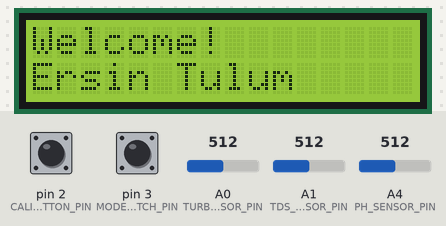
A sketch run on a simulated Arduino Uno, built with avr-gcc and run on an emulated ATmega328P. On the bench: 16×2 character LCD. Inputs (shaded band) come from the test bench; at power-on: pin 2 (CALIB_BUTTON_PIN) HIGH, pin 3 (MODE_SWITCH_PIN) HIGH, A1 (TDS_SENSOR_PIN) = 512, A0 (TURBIDITY_SENSOR_PIN) = 512, A4 (PH_SENSOR_PIN) = 512. EEPROM starts erased; what the sketch prints to the serial monitor is not drawn.

Above: at 0.1 s.
7.1 s: pin 2 (CALIB_BUTTON_PIN) pulled LOW for 0.15 s
At 7.9 s:
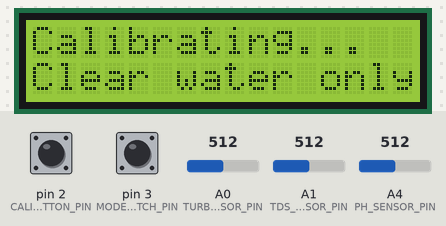
10.9 s: pin 3 (MODE_SWITCH_PIN) pulled LOW for 3.2 s
At 15.2 s:
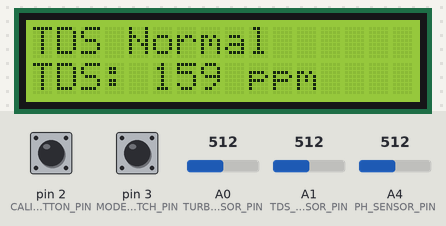
15.6 s: A1 (TDS_SENSOR_PIN) set to 490
At 19.2 s:
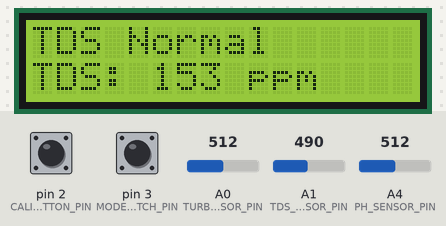
19.3 s: A1 (TDS_SENSOR_PIN) set to 306
At 21.6 s:
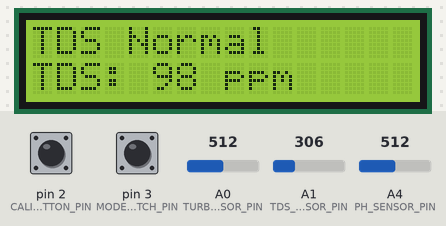
21.9 s: A1 (TDS_SENSOR_PIN) set to 122
At 25.3 s:
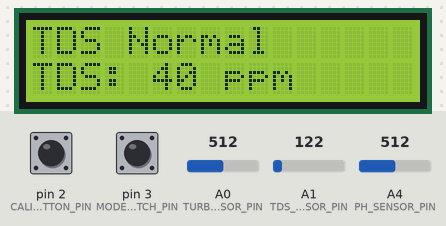
25.6 s: pin 2 (CALIB_BUTTON_PIN) pulled LOW for 1 s
At 28.5 s:
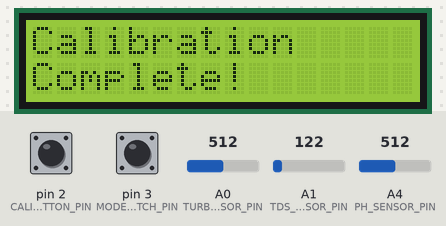
Timing chart, 0 to 30.0 s (numbered marks = the images above; inputs shaded):
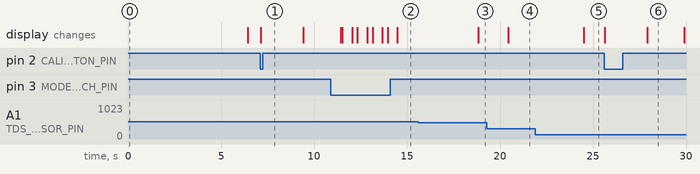

The sketch:

waterqualitypen.ino
```cpp
#include <EEPROM.h>
#include <Wire.h>
#include <LiquidCrystal_I2C.h>

// Pin definitions
#define TDS_SENSOR_PIN A1
#define TURBIDITY_SENSOR_PIN A0
#define PH_SENSOR_PIN A4
#define MODE_SWITCH_PIN 3
#define CALIB_BUTTON_PIN 2

// System constants
#define VREF 3.30
#define ADC_MAX 4095.0
#define TDS_SAMPLES 30
#define SENSOR_AVERAGE_SAMPLES 25
#define PH_SAMPLES 10

// Thresholds
#define TURBIDITY_THRESHOLD 20.0
#define PH_MIN 6.5
#define PH_MAX 8.5
#define TDS_THRESHOLD 500

// Timing constants
#define TDS_SAMPLE_INTERVAL 40
#define DISPLAY_UPDATE_INTERVAL 800
#define DEBOUNCE_DELAY 50
#define MODE_DISPLAY_DELAY 500

// EEPROM addresses
#define VCLEAR_EEPROM_ADDR 0

// Global variables
LiquidCrystal_I2C lcd(0x27, 16, 2);

// TDS variables
int tdsAnalogBuffer[TDS_SAMPLES];
int tdsBufferIndex = 0;
float tdsValue = 0;
float temperature = 25.0;

// Sensor values
float turbidity = 0;
float phValue = 0;
float Vclear = 2.40;

// UI variables
int currentMode = 0;
bool modeChanged = false;
unsigned long lastModePress = 0;

// Timing variables
unsigned long lastTdsSample = 0;
unsigned long lastDisplayUpdate = 0;

// Calibration
float phCalibrationValue = 21.34;

void setup() {
  Serial.begin(9600);

  // Initialize pins
  pinMode(CALIB_BUTTON_PIN, INPUT_PULLUP);
  pinMode(MODE_SWITCH_PIN, INPUT_PULLUP);

  // Initialize LCD
  initializeLCD();

  // Load calibration from EEPROM
  EEPROM.get(VCLEAR_EEPROM_ADDR, Vclear);

  delay(3000);
}

void loop() {
  handleTdsSampling();

  if (millis() - lastDisplayUpdate > DISPLAY_UPDATE_INTERVAL) {
    lastDisplayUpdate = millis();
    updateSensorReadings();
    handleModeSwitch();
    updateDisplay();
  }

  handleCalibration();
  delay(10); // Small delay for stability
}

void initializeLCD() {
  lcd.init();
  lcd.backlight();
  lcd.clear();
  lcd.setCursor(0, 0);
  lcd.print("Welcome!");
  lcd.setCursor(0, 1);
  lcd.print("Ersin Tulum");
}

void handleTdsSampling() {
  if (millis() - lastTdsSample > TDS_SAMPLE_INTERVAL) {
    lastTdsSample = millis();
    tdsAnalogBuffer[tdsBufferIndex] = analogRead(TDS_SENSOR_PIN);
    tdsBufferIndex = (tdsBufferIndex + 1) % TDS_SAMPLES;
  }
}

void updateSensorReadings() {
  updateTdsReading();
  updateTurbidityReading();
  updatePhReading();
}

void updateTdsReading() {
  int tempBuffer[TDS_SAMPLES];
  memcpy(tempBuffer, tdsAnalogBuffer, sizeof(tdsAnalogBuffer));

  float averageVoltage = getMedianValue(tempBuffer, TDS_SAMPLES) * VREF / ADC_MAX;
  float compensationCoeff = 1.0 + 0.02 * (temperature - 25.0);
  float compensatedVoltage = averageVoltage / compensationCoeff;

  // TDS calculation formula
  tdsValue = (133.42 * pow(compensatedVoltage, 3) -
             255.86 * pow(compensatedVoltage, 2) +
             857.39 * compensatedVoltage) * 0.5;
}

void updateTurbidityReading() {
  if (digitalRead(CALIB_BUTTON_PIN) == HIGH) {
    long sensorSum = 0;
    for (int i = 0; i < SENSOR_AVERAGE_SAMPLES; i++) {
      sensorSum += analogRead(TURBIDITY_SENSOR_PIN);
      delay(2);
    }

    float avgSensorValue = sensorSum / (float)SENSOR_AVERAGE_SAMPLES;
    float voltage = avgSensorValue * (VREF / ADC_MAX);
    turbidity = 100.0 - (voltage / Vclear) * 100.0;

    // Ensure turbidity is within valid range
    turbidity = constrain(turbidity, 0, 100);
  }
}

void updatePhReading() {
  int phBuffer[PH_SAMPLES];

  // Read pH samples
  for (int i = 0; i < PH_SAMPLES; i++) {
    phBuffer[i] = analogRead(PH_SENSOR_PIN);
    delay(2);
  }

  // Sort for median filtering
  bubbleSort(phBuffer, PH_SAMPLES);

  // Average middle 6 values (removing 2 highest and 2 lowest)
  long avgValue = 0;
  for (int i = 2; i < 8; i++) {
    avgValue += phBuffer[i];
  }

  float voltage = (float)avgValue * VREF / ADC_MAX / 6;
  phValue = -5.70 * voltage + phCalibrationValue;
}

void handleModeSwitch() {
  if (digitalRead(MODE_SWITCH_PIN) == LOW &&
      millis() - lastModePress > DEBOUNCE_DELAY) {

    lastModePress = millis();
    currentMode = (currentMode + 1) % 4;
    modeChanged = true;

    if (currentMode == 0) currentMode = 1; // Skip mode 0

    // Show mode change feedback
    lcd.clear();
    lcd.setCursor(0, 0);
    lcd.print("Mode ");
    lcd.print(currentMode);
    delay(MODE_DISPLAY_DELAY);
    lcd.clear();
  }
}

void updateDisplay() {
  if (modeChanged || millis() % 2000 < DISPLAY_UPDATE_INTERVAL) {
    modeChanged = false;

    switch (currentMode) {
      case 1:
        displayTurbidity();
        break;
      case 2:
        displayTds();
        break;
      case 3:
        displayPh();
        break;
      default:
        currentMode = 1;
        break;
    }
  }
}

void displayTurbidity() {
  lcd.setCursor(0, 0);
  if (turbidity > TURBIDITY_THRESHOLD) {
    lcd.print("TURBIDITY HIGH! ");
  } else {
    lcd.print("Turbidity Normal");
  }

  lcd.setCursor(0, 1);
  lcd.print("Value: ");
  lcd.print(turbidity, 1);
  lcd.print("%    ");
}

void displayTds() {
  lcd.setCursor(0, 0);
  if (tdsValue > TDS_THRESHOLD) {
    lcd.print("TDS HIGH!       ");
  } else {
    lcd.print("TDS Normal      ");
  }

  lcd.setCursor(0, 1);
  lcd.print("TDS: ");
  lcd.print((int)tdsValue);
  lcd.print(" ppm    ");
}

void displayPh() {
  lcd.setCursor(0, 0);
  if (phValue < PH_MIN) {
    lcd.print("PH LOW!         ");
  } else if (phValue > PH_MAX) {
    lcd.print("PH HIGH!        ");
  } else {
    lcd.print("PH Normal       ");
  }

  lcd.setCursor(0, 1);
  lcd.print("PH: ");
  lcd.print(phValue, 2);
  lcd.print("        ");
}

void handleCalibration() {
  if (digitalRead(CALIB_BUTTON_PIN) == LOW) {
    performTurbidityCalibration();
  }
}

void performTurbidityCalibration() {
  Serial.println("Calibrating turbidity sensor...");
  lcd.clear();
  lcd.setCursor(0, 0);
  lcd.print("Calibrating...");
  lcd.setCursor(0, 1);
  lcd.print("Clear water only");

  delay(2000);

  long sensorSum = 0;
  for (int i = 0; i < SENSOR_AVERAGE_SAMPLES; i++) {
    sensorSum += analogRead(TURBIDITY_SENSOR_PIN);
    delay(10);
  }

  float avgSensorValue = sensorSum / (float)SENSOR_AVERAGE_SAMPLES;
  Vclear = avgSensorValue * (VREF / ADC_MAX);

  EEPROM.put(VCLEAR_EEPROM_ADDR, Vclear);

  lcd.clear();
  lcd.setCursor(0, 0);
  lcd.print("Calibration");
  lcd.setCursor(0, 1);
  lcd.print("Complete!");
  delay(2000);
  lcd.clear();
}

int getMedianValue(int array[], int size) {
  int tempArray[size];
  memcpy(tempArray, array, size * sizeof(int));

  bubbleSort(tempArray, size);

  if (size % 2 == 1) {
    return tempArray[size / 2];
  } else {
    return (tempArray[size / 2] + tempArray[size / 2 - 1]) / 2;
  }
}

void bubbleSort(int array[], int size) {
  for (int i = 0; i < size - 1; i++) {
    for (int j = 0; j < size - i - 1; j++) {
      if (array[j] > array[j + 1]) {
        int temp = array[j];
        array[j] = array[j + 1];
        array[j + 1] = temp;
      }
    }
  }
}
```

Measured:
- after the input at 7.1 s, the display: changes at once (image 1)
- after the input at 10.9 s, the display: first differs from a run without the input after 0.63 s (image 2 shows a later state)
- after the input at 15.6 s, the display: changes after 3.2 s (image 3)
- after the input at 19.3 s, the display: changes after 1.1 s (image 4)
- after the input at 21.9 s, the display: changes after 2.6 s (image 5)
- after the input at 25.6 s, the display: first changes at once (image 6 shows a later state)
